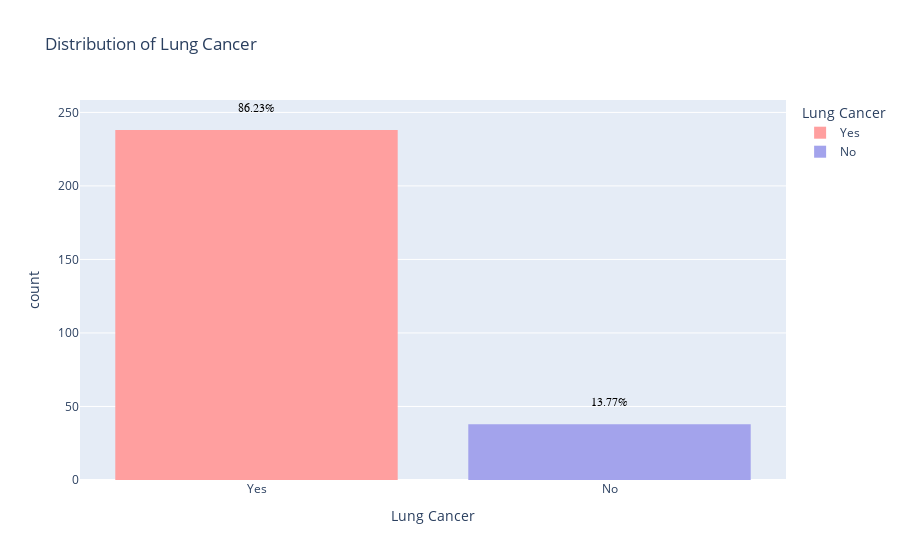

Source (notebook cell):
### Code cell
df_plot = df.copy()
df_plot['lung_cancer'] = df_plot['lung_cancer'].replace({0: 'No', 1: 'Yes'})
fig = px.histogram(df_plot, x='lung_cancer', color='lung_cancer',
                   color_discrete_map={'No': '#a3a3ec', 'Yes': '#ff9f9f'},
                   labels={'lung_cancer': 'Lung Cancer'},
                   title='Distribution of Lung Cancer')
fig.update_xaxes(categoryorder='array', categoryarray=['Yes', 'No'])
total_counts = df_plot['lung_cancer'].count()
for i in range(2):
    count = df_plot[df_plot['lung_cancer'] == ['Yes', 'No'][i]]['lung_cancer'].count()
    percentage = count / total_counts * 100
    fig.add_annotation(
        x=['Yes', 'No'][i], y=count + 15,
        text=f'{percentage:.2f}%',
        showarrow=False,
        font=dict(family='sarif',size=12, color='black')
    )
fig.show()

### Figure 1 — Plotly figure (JSON) as saved in the notebook; plotly's stock layout.template omitted (floating-point values rounded to 4 significant figures; data arrays with more than 128 entries replaced by an {"elided": "..."} marker saying what was removed)
{"data": [{"alignmentgroup": "True", "bingroup": "x", "hovertemplate": "Lung Cancer=%{x}<br>count=%{y}<extra></extra>", "legendgroup": "Yes", "marker": {"color": "#ff9f9f", "pattern": {"shape": ""}}, "name": "Yes", "offsetgroup": "Yes", "orientation": "v", "showlegend": true, "type": "histogram", "x": {"elided": "238 str values"}, "xaxis": "x", "yaxis": "y"}, {"alignmentgroup": "True", "bingroup": "x", "hovertemplate": "Lung Cancer=%{x}<br>count=%{y}<extra></extra>", "legendgroup": "No", "marker": {"color": "#a3a3ec", "pattern": {"shape": ""}}, "name": "No", "offsetgroup": "No", "orientation": "v", "showlegend": true, "type": "histogram", "x": ["No", "No", "No", "No", "No", "No", "No", "No", "No", "No", "No", "No", "No", "No", "No", "No", "No", "No", "No", "No", "No", "No", "No", "No", "No", "No", "No", "No", "No", "No", "No", "No", "No", "No", "No", "No", "No", "No"], "xaxis": "x", "yaxis": "y"}], "layout": {"annotations": [{"font": {"color": "black", "family": "sarif", "size": 12}, "showarrow": false, "text": "86.23%", "x": "Yes", "y": 253}, {"font": {"color": "black", "family": "sarif", "size": 12}, "showarrow": false, "text": "13.77%", "x": "No", "y": 53}], "barmode": "relative", "legend": {"title": {"text": "Lung Cancer"}, "tracegroupgap": 0}, "title": {"text": "Distribution of Lung Cancer"}, "xaxis": {"anchor": "y", "categoryarray": ["Yes", "No"], "categoryorder": "array", "domain": [0, 1], "title": {"text": "Lung Cancer"}}, "yaxis": {"anchor": "x", "domain": [0, 1], "title": {"text": "count"}}}}
